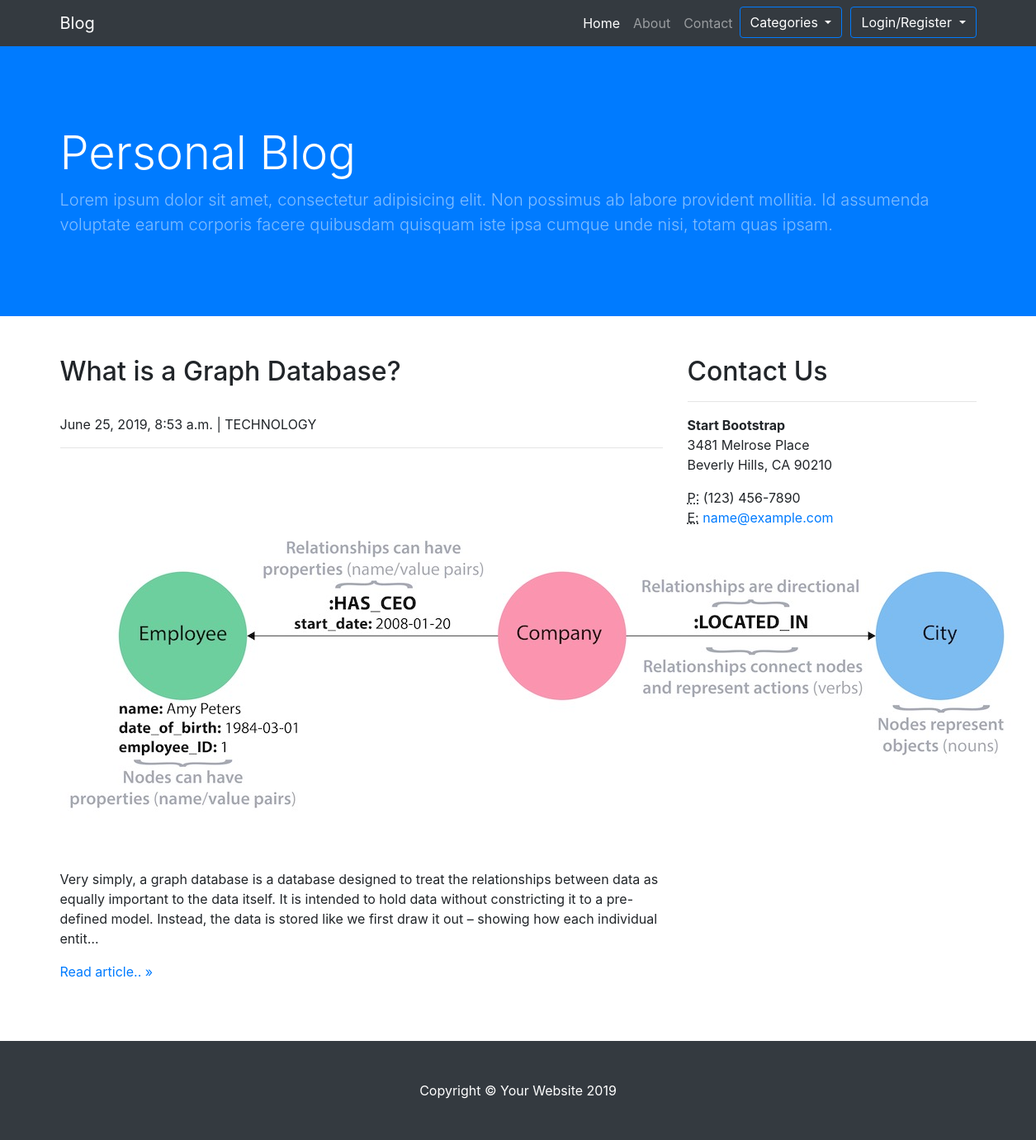
/technology/, run on the app's committed database.
### blog/models.py (models this page shows)
class Blog(models.Model):
	title = models.CharField(max_length=100, null=False)
	content = models.TextField(null=False)
	image  = models.ImageField(null=True)
	updated_date = models.DateTimeField(auto_now_add=True, null=True)
	CATEGORY_CHOICES = (
		("BUSINESS", "Business"),
		("TECHNOLOGY", "Technology"),
		("SPORT", "Sport"),
		("POLITICS", "Politics"),
		("OTHER", "other"),
		)
	category = models.CharField(max_length=30, choices=CATEGORY_CHOICES, default= "BUSINESS")

### blog/views.py (the view)
# urls.py: path('technology/', views.technology, name='technology'),
def technology(request):
	technology = Blog.objects.filter(category='TECHNOLOGY')
	return render(request, 'technology.html', {'technology':technology})

### templates/technology.html (shortened to what this page needs)
{% extends 'base.html' %}
{% load static %}
{% block content %}
  <div class="container">
    <div class="row">
      <div class="col-md-8 mb-5">
        {% for data in technology %}
      		<h2>{{ data.title }}</h2>
      		<br>{{ data.updated_date }} | {{ data.category }}
      		<hr>
          {% if data.image.url != '' %}
          <img src="{{ data.image.url }}">
          {% endif %}
      		<p>{{ data.content|truncatechars:300 }}</p>
      		<a href="{% url 'detail' data.id %}">Read article.. &raquo;</a>
      		<br><br>
      	{% endfor %}
      </div>
	  <div class="col-md-4 mb-5">
        <h2>Contact Us</h2>
        <hr>
        <address>
          <strong>Start Bootstrap</strong>
          <br>3481 Melrose Place
          <br>Beverly Hills, CA 90210
          <br>
        </address>
        <address>
          <abbr title="Phone">P:</abbr>
          (123) 456-7890
          <br>
          <abbr title="Email">E:</abbr>
          <a href="mailto:#">name@example.com</a>
        </address>
      </div>
    </div>
  </div>
  {% endblock %}

### static/css/business-frontpage.css (style rules this page uses)
body { padding-top: 56px; }

### data on the page
Blog: title "What is a Graph Database?", updated_date "June 25, 2019, 8:53 a.m.", category "TECHNOLOGY", image (picture), content "Very simply, a graph database is a database designed to treat the relationships between data as equally important to the data itself. It is intended to hold data without constricting it to a pre-defined model. Instead, the data is stored like we first draw it out – showing how each individual entit…"
